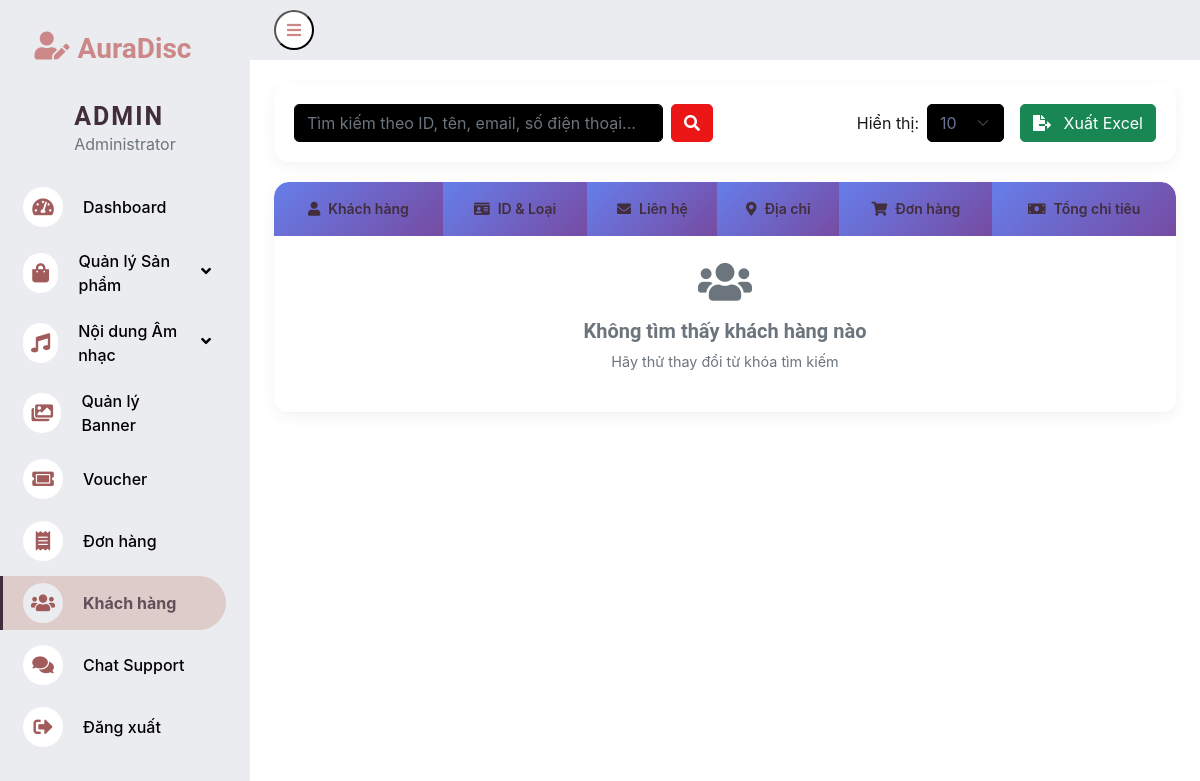
/admin/pages/customer/all_customer/all_customer.php, run on an earlier commit of the app's database.
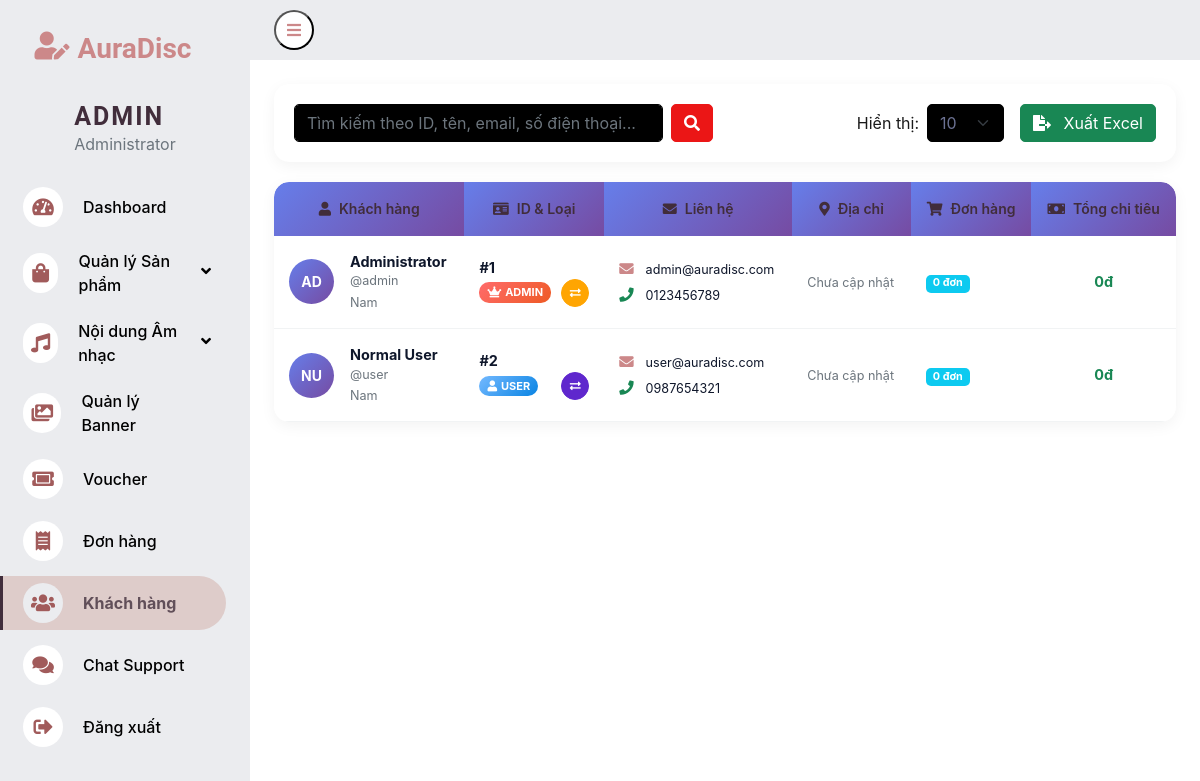
And on a later commit of the database.
### tables this page shows
CREATE TABLE `users` (
  `user_id` int(11) NOT NULL,
  `role_id` int(11) NOT NULL,
  `username` varchar(50) NOT NULL,
  `password` varchar(255) NOT NULL,
  `email` varchar(100) NOT NULL,
  `full_name` varchar(100) NOT NULL,
  `gender` enum('Nam','Nữ','Khác') NOT NULL,
  `phone` varchar(20) NOT NULL,
  `created_at` timestamp NOT NULL DEFAULT current_timestamp() ON UPDATE current_timestamp()
);

### includes/session.php (called while the page is built, shortened)
<?php
function isAdmin($user = null) {
    if ($user) {
        return $user['role_id'] == 1 || $user['user_id'] == 1 || stripos($user['username'], 'admin') !== false;
    }
}
?>

### admin/pages/customer/all_customer/all_customer.php (the view, shortened to what the changed rows need)
<?php
require_once __DIR__ . '/../../../../config/database.php';
require_once __DIR__ . '/../../../../includes/session.php';
$rowsPerPage = isset($_GET['entries']) ? (int)$_GET['entries'] : 10;
$rowsPerPage = in_array($rowsPerPage, [10, 25, 50, 100]) ? $rowsPerPage : 10;
$where_clause = "WHERE 1=1";
$params = [];
$types = "";
$count_query = "
    SELECT COUNT(*) as total
    FROM users u
    {$where_clause}
";
if ($params) {
    $count_stmt = $conn->prepare($count_query);
    $count_stmt->bind_param($types, ...$params);
    $count_stmt->execute();
    $total_result = $count_stmt->get_result();
} else {
    $total_result = $conn->query($count_query);
}
$totalRows = $total_result->fetch_assoc()['total'];
$totalPages = ceil($totalRows / $rowsPerPage);
$currentPageNumber = isset($_GET['page']) ? (int)$_GET['page'] : 1;
$currentPageNumber = max(1, min($currentPageNumber, $totalPages));
$offset = ($currentPageNumber - 1) * $rowsPerPage;
$users_query = "
    SELECT
        u.user_id,
        u.username,
        u.full_name,
        u.email,
        u.phone,
        u.gender,
        u.address,
        u.created_at,
        u.balance,
        u.role_id,
        COUNT(o.order_id) as total_orders,
        COALESCE(SUM(o.final_amount), 0) as total_spent
    FROM users u
    LEFT JOIN orders o ON u.user_id = o.buyer_id
    {$where_clause}
    GROUP BY u.user_id
    ORDER BY u.created_at DESC
    LIMIT ? OFFSET ?
";
if ($params) {
    $params[] = $rowsPerPage;
    $params[] = $offset;
    $types .= "ii";
    $stmt = $conn->prepare($users_query);
    $stmt->bind_param($types, ...$params);
    $stmt->execute();
    $users_result = $stmt->get_result();
} else {
    $stmt = $conn->prepare($users_query);
    $stmt->bind_param("ii", $rowsPerPage, $offset);
    $stmt->execute();
    $users_result = $stmt->get_result();
}
$users = [];
while ($user = $users_result->fetch_assoc()) {
    $users[] = $user;
}
function generateAvatar($name) {
    $words = explode(' ', trim($name));
    if (count($words) >= 2) {
        return strtoupper(substr($words[0], 0, 1) . substr(end($words), 0, 1));
    } else {
        return strtoupper(substr($name, 0, 2));
    }
}
$current_admin_id = isset($_SESSION['user_id']) ? $_SESSION['user_id'] : 0;
?>
<!DOCTYPE html>
<html lang="vi">
  <head>
    <link href="/WEB_MXH/admin/pages/dashboard/css/bootstrap.min.css" rel="stylesheet">
    <link href="https://cdnjs.cloudflare.com/ajax/libs/font-awesome/5.10.0/css/all.min.css" rel="stylesheet">
    <link href="https://cdn.jsdelivr.net/npm/bootstrap-icons@1.4.1/font/bootstrap-icons.css" rel="stylesheet">
    <link href="/WEB_MXH/admin/pages/dashboard/css/style.css" rel="stylesheet">
    <link rel="stylesheet" href="all_customer.css" />
  </head>
  <body>
    <div class="container-fluid position-relative d-flex p-0">
      <div class="content">
        <div class="container-fluid pt-4 px-4">
            <div class="table-modern">
                <table class="table table-hover mb-0">
                    <thead>
                        <tr>
                            <th style="border-radius: 15px 0 0 0;">
                                <i class="fas fa-user me-2"></i>Khách hàng
                            </th>
                            <th>
                                <i class="fas fa-id-card me-2"></i>ID & Loại
                            </th>
                            <th>
                                <i class="fas fa-envelope me-2"></i>Liên hệ
                            </th>
                            <th>
                                <i class="fas fa-map-marker-alt me-2"></i>Địa chỉ
                            </th>
                            <th>
                                <i class="fas fa-shopping-cart me-2"></i>Đơn hàng
                            </th>
                            <th style="border-radius: 0 15px 0 0;">
                                <i class="fas fa-money-bill me-2"></i>Tổng chi tiêu
                            </th>
                        </tr>
                    </thead>
                    <tbody>
                        <?php if (empty($users)): ?>
                            <tr>
                                <td colspan="6" class="text-center py-4">
                                    <i class="fas fa-users fa-3x text-muted mb-3"></i>
                                    <h5 class="text-muted">Không tìm thấy khách hàng nào</h5>
                                    <p class="text-muted">Hãy thử thay đổi từ khóa tìm kiếm</p>
                                </td>
                            </tr>
                        <?php else: ?>
                            <?php foreach ($users as $user): ?>
                                <tr>
                                    <td>
                                        <div class="d-flex align-items-center">
                                            <div class="customer-avatar me-3">
                                                <?php echo generateAvatar($user['full_name']); ?>
                                            </div>
                                            <div>
                                                <div class="fw-bold"><?php echo htmlspecialchars($user['full_name']); ?></div>
                                                <div class="text-muted small">@<?php echo htmlspecialchars($user['username']); ?></div>
                                                <?php if ($user['gender']): ?>
                                                    <small class="text-muted"><?php echo $user['gender']; ?></small>
                                                <?php endif; ?>
                                            </div>
                                        </div>
                                    </td>
                                    <td>
                                        <div class="fw-bold">#<?php echo $user['user_id']; ?></div>
                                        <div class="d-flex align-items-center justify-content-between">
                                        <?php if (isAdmin($user)): ?>
                                            <span class="admin-badge">
                                                <i class="fas fa-crown me-1"></i>ADMIN
                                            </span>
                                        <?php else: ?>
                                            <span class="user-badge">
                                                <i class="fas fa-user me-1"></i>USER
                                            </span>
                                        <?php endif; ?>
                                            <?php if ($user['user_id'] != $current_admin_id): ?>
                                                <button type="button"
                                                        class="btn btn-sm ms-2 toggle-role-btn"
                                                        data-user-id="<?php echo $user['user_id']; ?>"
                                                        data-current-role="<?php echo isAdmin($user) ? 'admin' : 'user'; ?>"
                                                        title="<?php echo isAdmin($user) ? 'Chuyển thành User' : 'Chuyển thành Admin'; ?>"
                                                        style="padding: 2px 6px; font-size: 11px; <?php echo isAdmin($user) ? 'background: #ffa502; border-color: #ffa502; color: white;' : 'background: #5f27cd; border-color: #5f27cd; color: white;'; ?>">
                                                    <i class="fas fa-exchange-alt"></i>
                                                </button>
                                            <?php endif; ?>
                                        </div>
                                    </td>
                                    <td>
                                        <div class="mb-1">
                                            <i class="fas fa-envelope text-primary me-2"></i>
                                            <small><?php echo htmlspecialchars($user['email']); ?></small>
                                        </div>
                                        <?php if ($user['phone']): ?>
                                            <div>
                                                <i class="fas fa-phone text-success me-2"></i>
                                                <small><?php echo htmlspecialchars($user['phone']); ?></small>
                                            </div>
                                        <?php endif; ?>
                                    </td>
                                    <td>
                                        <?php if ($user['address']): ?>
                                            <small class="text-muted"><?php echo htmlspecialchars(substr($user['address'], 0, 50)) . (strlen($user['address']) > 50 ? '...' : ''); ?></small>
                                        <?php else: ?>
                                            <small class="text-muted">Chưa cập nhật</small>
                                        <?php endif; ?>
                                    </td>
                                    <td>
                                        <span class="badge bg-info"><?php echo $user['total_orders']; ?> đơn</span>
                                    </td>
                                    <td>
                                        <div class="fw-bold text-success"><?php echo number_format($user['total_spent'], 0, '.', ','); ?>đ</div>
                                    </td>
                                </tr>
                            <?php endforeach; ?>
                        <?php endif; ?>
                    </tbody>
                </table>
            </div>
        </div>
      </div>
    </div>
  </body>
</html>

What changed in the data, as far as the page shows it:
added users: full_name "AD", full_name "Administrator", username "admin", gender "Nam", user_id "1", shows "ADMIN", email "admin@auradisc.com", phone "0123456789", shows "Chưa cập nhật", total_orders "0", total_spent "0"
added users: full_name "NU", full_name "Normal User", username "user", gender "Nam", user_id "2", shows "USER", email "user@auradisc.com", phone "0987654321", shows "Chưa cập nhật", total_orders "0", total_spent "0"
Also different on the page:
text no longer shown: "Không tìm thấy khách hàng nào Hãy thử thay đổi từ khóa tìm kiếm"
